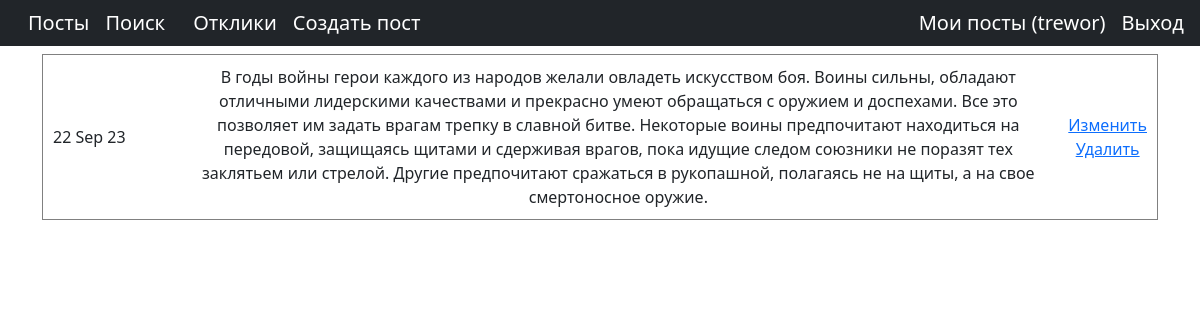
The app's page /myposts/ (signed in) with its own data.
### ads/models.py (models this page shows, shortened)
class Post(models.Model):
    CATEGORY_TYPE = (
        ('TANKS', 'Танки'),
        ('DD', 'DD'),
        ('HILY', 'Хилы'),
        ('MERCHANTS', 'Торговцы'),
        ('GUILD_MASTERS', 'Гилдмастеры'),
        ('QUEST_GIVERS', 'Квестгиверы'),
        ('BLACKSMITHS', 'Кузнецы'),
        ('TANNERS', 'Кожевники'),
        ('POTION_MAKERS', 'Зельевары'),
        ('SPELL_MASTERS', 'Мастера заклинаний'),
    )
    author = models.ForeignKey(Author, on_delete=models.CASCADE)
    category_type = models.CharField(max_length=24, choices=CATEGORY_TYPE, default='TANKS')
    title = models.CharField(max_length=128)
    text = models.TextField()
    created = models.DateTimeField(auto_now_add=True)
    file = models.FileField(upload_to='static/img')

### ads/views.py (the view)
# urls.py: path('myposts/', MyPosts.as_view(), name='myposts'),
class MyPosts(LoginRequiredMixin, ListView):
    raise_exception = True
    model = Post
    ordering = '-created'
    template_name = 'posts_author.html'
    context_object_name = 'mypost'
    def get_context_data(self, **kwargs):
        context = super().get_context_data(**kwargs)
        posts = Post.objects.filter(author__author=self.request.user)
        context['myposts'] = posts
        return context

### templates/posts_author.html (shortened to what this page needs)
{% extends 'flatpages/default.html' %}
{% load static %}
{% block content %}
<html lang="en">
<head>
</head>
<body>
    {% if myposts %}
           {% for post in myposts %}
        <table cellspacing="5" cellpadding="10" border="1" width="100%">
           <tr>
               <td align="left" width="150">{{ post.created|date:'d M y' }}</td>
               <td align="center" width="1000" > {{post.text}}</td>
                <td>
                    <a href="{% url 'posts_update' pk=post.id %}">Изменить</a>
                    <a href="{% url 'post_delete' post.id %}">Удалить</a>
                </td>
            </tr>
        </table>
           {% endfor %}
    {% else %}
       <h2>У вас нет постов </h2>
    <h3>
        <a href="{% url 'post_created' %}"> Создать </a>
    </h3>
    {% endif %}
{% endblock content %}

### templates/flatpages/default.html (shortened to what this page needs)
<!DOCTYPE html>
<html lang="en">
    <head>
        {% load static %}
        <link href="{% static 'css/styles.css' %}" rel="stylesheet" />
    </head>
    <body>
        <nav class="navbar navbar-expand-lg navbar-dark bg-dark static-top">
   <div class="container" >
       <div class="collapse navbar-collapse" id="navbarResponsive">
           <ul class="navbar-nav ml-auto">
               <li class="nav-item ">
                   <a class="navbar-brand"  href="{% url 'post_list'%}">Посты
                   </a>
               </li>
        </ul>
        </div>
       <div class="collapse navbar-collapse" id="navbarResponsive4">
           <ul class="navbar-nav ml-auto">
               <li class="nav-item ">
                   <a class="navbar-brand"  href="{% url 'search'%}">Поиск</a>
               </li>
           </ul>
       </div>
       <div class="container">
           <div class="collapse navbar-collapse" id="navbarResponsive2">
            <ul class="navbar-nav ml-auto">
               <li class="nav-item " >
                    <a class="navbar-brand"  href="{% url 'responses'%}">Отклики</a>
               </li>
                <li class="nav-item">
                    <a class="navbar-brand"  href="{% url 'post_created'%}">Создать пост </a>
                </li>
           </ul>
        </div>
       </div>
   </div>
        <div class="collapse navbar-collapse" id="navbarResponsive34">
                <ul class="navbar-nav ml-auto">
               <li class="nav-item active">
                   <a class="navbar-brand" href="{% url 'myposts'%}">Мои посты
                       <span class="sr-only">({{request.user.username}})</span>
                   </a>
               </li>
            <div>
               <a class="navbar-brand" href="{% url 'account_logout' %}">Выход</a>
            </div>
</nav>
        <div class="container text-center" >
   <div class="row">
       <div class="col-lg-12 text-center">
           {% block content %}{% endblock content %}
       </div>
   </div>
</div>
    </body>
</html>

### records on screen
Post: created "22 Sep 23", text "В годы войны герои каждого из народов желали овладеть искусством боя. Воины сильны, обладают отличными лидерскими качествами и прекрасно умеют обращаться с оружием и доспехами. Все это позволяет им задать врагам трепку в славной битве. Некоторые воины предпочитают находиться на передовой, защищаясь щитами и сдерживая врагов, пока идущие следом союзники не поразят тех заклятьем или стрелой. Другие предпочитают сражаться в рукопашной, полагаясь не на щиты, а на свое смертоносное оружие."

### other values on screen
{{ request.user.username }} "trewor"
